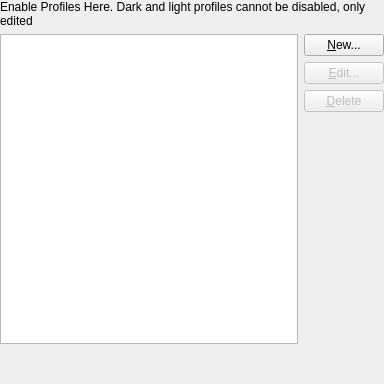
<?xml version="1.0" encoding="UTF-8"?>
<ui version="4.0">
 <class>ProfileSettingsDialog</class>
 <widget class="QWidget" name="ProfileSettingsDialog">
  <property name="geometry">
   <rect>
    <x>0</x>
    <y>0</y>
    <width>384</width>
    <height>384</height>
   </rect>
  </property>
  <layout class="QVBoxLayout" name="verticalLayout_2">
   <property name="leftMargin">
    <number>0</number>
   </property>
   <property name="topMargin">
    <number>0</number>
   </property>
   <property name="rightMargin">
    <number>0</number>
   </property>
   <property name="bottomMargin">
    <number>0</number>
   </property>
   <item>
    <widget class="QLabel" name="label">
     <property name="text">
      <string>Enable Profiles Here. Dark and light profiles cannot be disabled, only edited </string>
     </property>
     <property name="wordWrap">
      <bool>true</bool>
     </property>
    </widget>
   </item>
   <item>
    <layout class="QGridLayout" name="gridLayout_2" rowstretch="0,1,0">
     <property name="verticalSpacing">
      <number>0</number>
     </property>
     <item row="0" column="0" rowspan="2">
      <widget class="QTableView" name="profilesList">
       <property name="alternatingRowColors">
        <bool>true</bool>
       </property>
       <property name="selectionMode">
        <enum>QAbstractItemView::ExtendedSelection</enum>
       </property>
      </widget>
     </item>
     <item row="0" column="1">
      <layout class="QVBoxLayout" name="verticalLayout">
       <property name="spacing">
        <number>6</number>
       </property>
       <item>
        <widget class="QPushButton" name="newProfileBtn">
         <property name="toolTip">
          <string>Create a new profile based upon the selected profile</string>
         </property>
         <property name="text">
          <string>&amp;New...</string>
         </property>
        </widget>
       </item>
       <item>
        <widget class="QPushButton" name="editProfileBtn">
         <property name="enabled">
          <bool>false</bool>
         </property>
         <property name="toolTip">
          <string>Edit the selected profile(s)</string>
         </property>
         <property name="text">
          <string>&amp;Edit...</string>
         </property>
        </widget>
       </item>
       <item>
        <widget class="QPushButton" name="deleteProfileBtn">
         <property name="enabled">
          <bool>false</bool>
         </property>
         <property name="toolTip">
          <string>Delete the selected profile(s)</string>
         </property>
         <property name="text">
          <string>&amp;Delete</string>
         </property>
        </widget>
       </item>
      </layout>
     </item>
     <item row="2" column="0">
      <spacer name="verticalSpacer">
       <property name="orientation">
        <enum>Qt::Vertical</enum>
       </property>
       <property name="sizeHint" stdset="0">
        <size>
         <width>20</width>
         <height>40</height>
        </size>
       </property>
      </spacer>
     </item>
     <item row="1" column="1" rowspan="2">
      <spacer>
       <property name="orientation">
        <enum>Qt::Vertical</enum>
       </property>
       <property name="sizeHint" stdset="0">
        <size>
         <width>20</width>
         <height>40</height>
        </size>
       </property>
      </spacer>
     </item>
    </layout>
   </item>
  </layout>
 </widget>
 <resources/>
 <connections/>
</ui>
